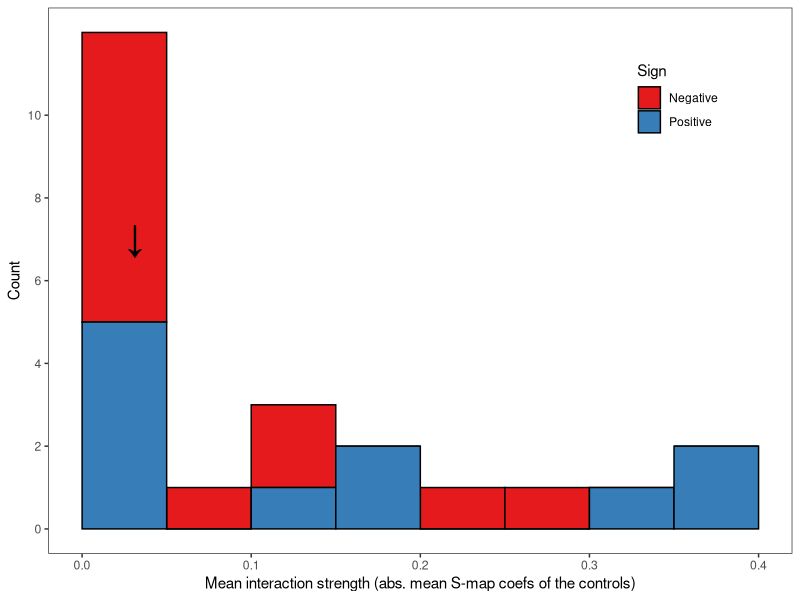
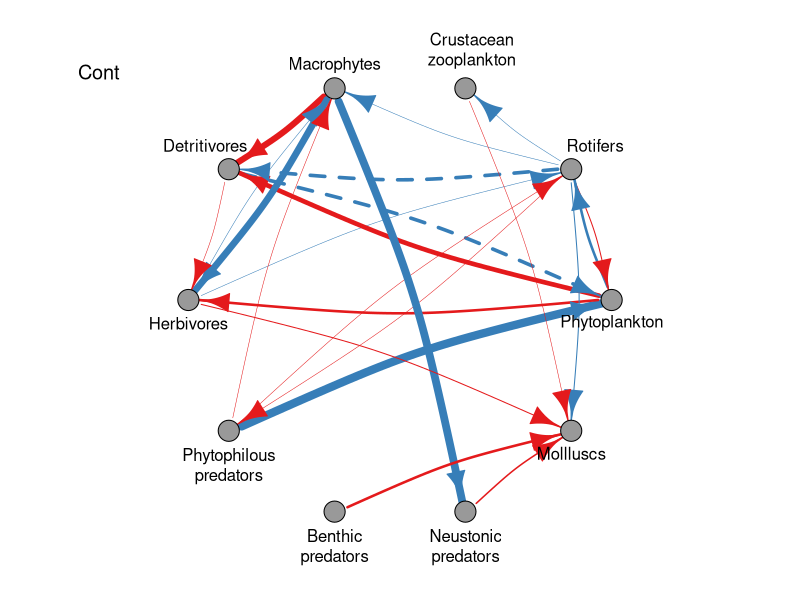
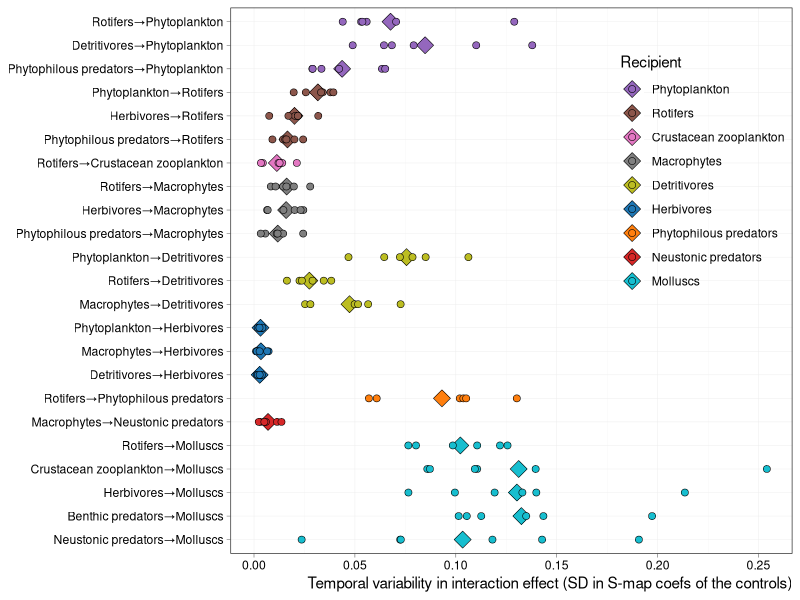

Here is the R script that generated these plots, in order: (Note: this script raises an error after producing the figures.)
## ---- chunk 1
knitr::opts_chunk$set(echo = TRUE)
## ---- chunk 2
sessionInfo()
library(ggplot2)
library(dplyr)
library(tidyr)
library(patchwork)
library(igraph)
library(RColorBrewer)
library(ggsci)
## ---- chunk 3
all_multsmap_coefs <- read.csv("./processed_data/all_regulsmap_coefs240123.csv")
all_Ts <- read.csv("./processed_data/all_Ts240123.csv")

head(all_multsmap_coefs)
head(all_Ts)

all_multsmap_coefs$Recipient <- 
  factor(all_multsmap_coefs$Recipient, 
         levels=unique(all_multsmap_coefs$Recipient))
all_multsmap_coefs$Donor <- 
  factor(all_multsmap_coefs$Donor, 
         levels=c("Phytopla1", "Phytopla1_1", "Roti1", "Roti1_1", "Roti1_2", 
                  "Zoopla1", "Zoopla1_1", "Zoopla1_2", "Zoopla1_3", "Zoopla1_4", 
                  "Mp1", "Mp1_1", "Det1", "Herb1", "Herb1_1", "Herb1_2", 
                  "Pred.P1", "Pred.P1_1", "Pred.P1_2", "Pred.P1_3", "Pred.B1", 
                  "Pred.S1", "Pred.S1_1", "Pred.S1_2", "Pred.S1_3", "Moll1", "0"))
all_multsmap_coefs$Treatment <- factor(all_multsmap_coefs$Treatment, levels=c("Cont", "Fipro", "Pent", "Joint"))
all_multsmap_coefs <- 
  all_multsmap_coefs %>%
  unite(col="Recipient_Donor", Recipient, Donor, remove=FALSE) %>%
  mutate(Recipient_Donor=factor(Recipient_Donor,
                                levels=c("Phytopla1_Roti1", 
                                         "Phytopla1_Det1", 
                                         "Phytopla1_Pred.P1", 
                                         "Roti1_Phytopla1",
                                         "Roti1_Herb1",
                                         "Roti1_Pred.P1",
                                         "Zoopla1_Roti1",
                                         "Mp1_Roti1",
                                         "Mp1_Herb1",
                                         "Mp1_Pred.P1",
                                         "Det1_Phytopla1",
                                         "Det1_Roti1",
                                         "Det1_Mp1",
                                         "Herb1_Phytopla1",
                                         "Herb1_Mp1",
                                         "Herb1_Det1",
                                         "Pred.P1_Roti1",
                                         "Pred.S1_Mp1",
                                         "Moll1_Roti1",
                                         "Moll1_Zoopla1",
                                         "Moll1_Herb1",
                                         "Moll1_Pred.B1",
                                         "Moll1_Pred.S1"
                                )))
## ---- chunk 4
all_multsmap_coefs_YTsmrz <- #mean and sd of smap coefs per year per tank
  all_multsmap_coefs %>%
  group_by(Treatment, Recipient, Donor, r_d, Recipient_Donor, Year, Tank) %>%
  summarise(smap_coef_mean=mean(smap_coef, na.rm=TRUE), 
            smap_coef_SD=sd(smap_coef, na.rm=TRUE))

all_multsmap_coefs_Osmrz <-  #averaging over years and tanks
  all_multsmap_coefs_YTsmrz %>%
  group_by(Treatment, Recipient, Donor, r_d, Recipient_Donor) %>%
  summarise(smap_coef=mean(smap_coef_mean, na.rm=TRUE), 
            smap_coef_SD=mean(smap_coef_SD, na.rm=TRUE))

all_multsmap_coefs_YTsmrz_intersp <- #extract interspecific effects
  all_multsmap_coefs_YTsmrz %>%
  separate(Donor, into=c("Donor_", "delay"), sep="_", remove=FALSE) %>%
  filter(Recipient!=Donor_ & r_d!="c_0") %>% #omit intraspecific effects and intercepts
  select(-Donor_, - delay)

all_multsmap_coefs_Osmrz_intersp <- #extract interspecific effects
  all_multsmap_coefs_Osmrz %>%
  separate(Donor, into=c("Donor_", "delay"), sep="_", remove=FALSE) %>%
  filter(Recipient!=Donor_ & r_d!="c_0") %>% #omit intraspecific effects and intercepts
  select(-Donor_, - delay)

all_multsmap_coefs_Osmrz_intersp_abs <- #add absolute values of s-map coefs and their signs
  all_multsmap_coefs_Osmrz_intersp %>%
  mutate(Sign=ifelse(smap_coef>0, "Positive", "Negative"), abs_smap_coef=abs(smap_coef)) %>%
  arrange(Treatment, Recipient, Donor) # not necessary

f_labels <- data.frame(Treatment=c("Cont", "Fipro", "Pent", "Joint"), #median of mean interaction strength
                       label=rep("↓", times=4), 
                       x=tapply(all_multsmap_coefs_Osmrz_intersp_abs$abs_smap_coef, 
                                all_multsmap_coefs_Osmrz_intersp_abs$Treatment, 
                                function(x) median(x, na.rm=TRUE)), 
                       y=rep(7, times=4))

histogram.cont.fig <- #extract and process control data
  filter(all_multsmap_coefs_Osmrz_intersp_abs, Treatment=="Cont") %>%
  ggplot(.) +
  geom_histogram(position="stack", binwidth=0.05, boundary=0, closed="left", color="black", mapping=aes(x=abs_smap_coef, fill=Sign)) +
  scale_x_continuous(name="Mean interaction strength (abs. mean S-map coefs of the controls)") + 
  scale_y_continuous(breaks=seq(0, 10, 2), name="Count") + 
  geom_text(data=f_labels[1,], aes(label=label, x=x, y=y), size=10) + 
  scale_fill_brewer(palette="Set1") +
  theme_test() + 
  theme(legend.position=c(0.9, 0.9), legend.justification=c(1, 1))
histogram.cont.fig
## ---- chunk 5
library(igraph)

palSet1 <- brewer.pal(9, "Set1")

IS.Tr.mean <- all_multsmap_coefs_Osmrz_intersp_abs

g1 <- graph(edges=c(2,1, 5,1, 7,1, 
                    1,2, 6,2, 7,2, 
                    2,3, 
                    2,4, 6,4, 7,4, 
                    1,5, 2,5, 4,5,
                    1,6, 4,6, 5,6, 
                    2,7, 
                    4,9,
                    2,10, 3,10, 6,10, 8,10, 9,10), n=10, directed=T)

V(g1)$name <- c("Phytoplankton", "Rotifers", "Crustacean\nzooplankton", "Macrophytes", "Detritivores", 
                "Herbivores", "Phytophilous\npredators", 
                "Benthic\npredators", "Neustonic\npredators", "Mollluscs") #save nodes' names
l <- layout_in_circle(g1) #layout in circle

par(mar=c(3, 3, 3, 3), family="sans")
plot(g1, layout=l, vertex.label.family="sans", vertex.color=8, vertex.size=10, 
     vertex.label.color="black",
     edge.lty=c(1, 2, 1, 
                1, 1, 1,
                1, 
                1, 1, 1, 
                1, 2, 1, 
                1, 1, 1, 
                1, 
                1, 
                1, 1, 1, 1, 1), 
     edge.color=c(ifelse(subset(IS.Tr.mean, Treatment=="Cont")[,"Sign"]=="Positive", palSet1[2], palSet1[1])), 
     edge.curved=0.1, 
     edge.width=seq(0.5, 8, 0.5)[cut(as.numeric(subset(IS.Tr.mean, Treatment=="Cont")$abs_smap_coef*20), 
                                     labels=seq(0.5, 8, 0.5), 
                                     breaks=seq(0, 8, 0.5), 
                                     right=TRUE)], 
     edge.arrow.size=1.5, 
     vertex.label.dist=c(1.5, 2.2, 2.6, 1.5, 2.2, 1.5, 2.2, 2.2, 2.2, 1.5), 
     vertex.label.degree=c(pi/2, -pi/4, -9*pi/20, -pi/2, -3*pi/4, pi/2, pi/2, pi/2, pi/2, pi/2))
legend("topleft", legend="Cont", bty="n", x.intersp=0, y.intersp=0, cex=1.2)

## ---- chunk 6
theme_custom <- function() { #change black labels
  theme_bw() + 
    theme(axis.text=element_text(colour="black"), 
          panel.border=element_rect(fill=NA, 
                                    colour="black", size=rel(0.8)), 
          line=element_line(size=0.15))
}

map_RD <- #軸ラベル
  c("Phytopla1_Roti1"="Rotifers→Phytoplankton", 
    "Phytopla1_Det1"="Detritivores→Phytoplankton", 
    "Phytopla1_Pred.P1"="Phytophilous predators→Phytoplankton", 
    "Roti1_Phytopla1"="Phytoplankton→Rotifers", 
    "Roti1_Herb1"="Herbivores→Rotifers", 
    "Roti1_Pred.P1"="Phytophilous predators→Rotifers", 
    "Zoopla1_Roti1"="Rotifers→Crustacean zooplankton", 
    "Mp1_Roti1"="Rotifers→Macrophytes", 
    "Mp1_Herb1"="Herbivores→Macrophytes", 
    "Mp1_Pred.P1"="Phytophilous predators→Macrophytes", 
    "Det1_Phytopla1"="Phytoplankton→Detritivores", 
    "Det1_Roti1"="Rotifers→Detritivores", 
    "Det1_Mp1"="Macrophytes→Detritivores", 
    "Herb1_Phytopla1"="Phytoplankton→Herbivores", 
    "Herb1_Mp1"="Macrophytes→Herbivores", 
    "Herb1_Det1"="Detritivores→Herbivores", 
    "Pred.P1_Roti1"="Rotifers→Phytophilous predators",
    "Pred.S1_Mp1"="Macrophytes→Neustonic predators", 
    "Moll1_Roti1"="Rotifers→Molluscs", 
    "Moll1_Zoopla1"="Crustacean zooplankton→Molluscs", 
    "Moll1_Herb1"="Herbivores→Molluscs", 
    "Moll1_Pred.B1"="Benthic predators→Molluscs", 
    "Moll1_Pred.S1"="Neustonic predators→Molluscs", 
    "NA"="NA"
  )

map_Recipient <- #legend label
  c(Phytopla1="Phytoplankton",
    Roti1="Rotifers", 
    Zoopla1="Crustacean zooplankton",
    Mp1="Macrophytes", 
    Det1="Detritivores", 
    Herb1="Herbivores", 
    Pred.P1="Phytophilous predators", 
    Pred.B1="Benthic predators", 
    Pred.S1="Neustonic predators", 
    Moll1="Molluscs",
    "NA"="NA"
  )

IS.indices_ggplot2 <- #data processing
  all_multsmap_coefs_YTsmrz_intersp %>%
  mutate(RD=map_RD[as.character(Recipient_Donor)], 
         Recipient=factor(map_Recipient[as.character(Recipient)], 
                          levels=c("Phytoplankton", 
                                   "Rotifers", 
                                   "Crustacean zooplankton", 
                                   "Macrophytes", 
                                   "Detritivores", 
                                   "Herbivores", 
                                   "Phytophilous predators", 
                                   "Benthic predators", 
                                   "Neustonic predators", 
                                   "Molluscs")))

IS.indices_ggplot2_mean <- #data processing
  na.omit(IS.indices_ggplot2) %>%
  group_by(Treatment, RD, Recipient) %>%
  summarise(smap_coef_SD=mean(smap_coef_SD)) %>%
  filter(Treatment=="Cont")

tempvar <- #draw sd fig
  ggplot(IS.indices_ggplot2_mean, aes(x=smap_coef_SD, y=RD)) + 
  geom_point(aes(fill=Recipient), shape=23, size=4.4, stroke=0.3) + 
  theme_custom() + 
  theme(axis.title.y=element_blank(), 
        legend.position=c(1, 0.93), legend.justification=c(1, 1), 
        legend.background=element_rect(fill=NA, colour=NA), 
        axis.title.x=element_text(hjust=1)) + 
  scale_x_continuous(name="Temporal variability in interaction effect (SD in S-map coefs of the controls)") +
  scale_y_discrete(
    limits=rev(c("Rotifers→Phytoplankton", 
                 "Detritivores→Phytoplankton", 
                 "Phytophilous predators→Phytoplankton", 
                 "Phytoplankton→Rotifers", 
                 "Herbivores→Rotifers", 
                 "Phytophilous predators→Rotifers", 
                 "Rotifers→Crustacean zooplankton", 
                 "Rotifers→Macrophytes", 
                 "Herbivores→Macrophytes", 
                 "Phytophilous predators→Macrophytes", 
                 "Phytoplankton→Detritivores", 
                 "Rotifers→Detritivores", 
                 "Macrophytes→Detritivores", 
                 "Phytoplankton→Herbivores", 
                 "Macrophytes→Herbivores", 
                 "Detritivores→Herbivores", 
                 "Rotifers→Phytophilous predators",
                 "Macrophytes→Neustonic predators", 
                 "Rotifers→Molluscs", 
                 "Crustacean zooplankton→Molluscs", 
                 "Herbivores→Molluscs", 
                 "Benthic predators→Molluscs", 
                 "Neustonic predators→Molluscs"
    ))) +
  geom_point(filter(na.omit(IS.indices_ggplot2), Treatment=="Cont"), 
             mapping=aes(x=smap_coef_SD, y=RD, fill=Recipient), size=2.2, shape=21, stroke=0.3) +
  scale_fill_manual(values=(pal_d3(palette="category10")(10))[c(5:9, 1:2, 4, 10)])
tempvar

## ---- chunk 7
palSet1 <- brewer.pal(9, "Set1")

g1 <- graph(edges=c(2,1, 5,1, 7,1, 
                    1,2, 6,2, 7,2, 
                    2,3, 
                    2,4, 6,4, 7,4, 
                    1,5, 2,5, 4,5,
                    1,6, 4,6, 5,6, 
                    2,7, 
                    4,9,
                    2,10, 3,10, 6,10, 8,10, 9,10), n=10, directed=T)

V(g1)$name <- c("Phytoplankton", "Rotifers", "Crustacean\nzooplankton", "Macrophytes", "Detritivores", 
                "Herbivores", "Phytophilous\npredators", 
                "Benthic\npredators", "Neustonic\npredators", "Mollluscs") #save nodes' names
l <- layout_in_circle(g1) #layout in circle

panel1 <- function(x) {par(mar=c(3, 3, 3, 3), family="sans", cex=0.8, las=1)
  plot(x, layout=l, vertex.label.family="sans", vertex.color=8, vertex.size=10, 
       vertex.label.color="black",
       edge.lty=c(1, 2, 1, 
                  1, 1, 1,
                  1, 
                  1, 1, 1, 
                  1, 2, 1, 
                  1, 1, 1, 
                  1, 
                  1, 
                  1, 1, 1, 1, 1), 
       edge.color=c(ifelse(subset(IS.Tr.mean, Treatment=="Cont")[,"Sign"]=="Positive", palSet1[2], palSet1[1])), 
       edge.curved=0.1, 
       edge.width=seq(0.5, 8, 0.5)[cut(as.numeric(subset(IS.Tr.mean, Treatment=="Cont")$abs_smap_coef*20), 
                                       labels=seq(0.5, 8, 0.5), 
                                       breaks=seq(0, 8, 0.5), 
                                       right=TRUE)], 
       edge.arrow.size=1.5, 
       vertex.label.dist=c(1.5, 2.2, 2.6, 1.5, 2.2, 1.5, 2.2, 2.2, 2.2, 1.5), 
       vertex.label.degree=c(pi/2, -pi/4, -9*pi/20, -pi/2, -3*pi/4, pi/2, pi/2, pi/2, pi/2, pi/2))
}


fig3abc.ggplot2 <- 
  wrap_elements(full=~panel1(g1)) + 
  histogram.cont.fig + plot_layout(ncol=1, heights=c(0.7, 0.3)) - 
  tempvar + 
  plot_annotation(tag_levels='a') & theme(plot.tag=element_text(face="bold"))

plot(fig3abc.ggplot2)
## ---- chunk 8
all_multsmap_coefs_intersp <- 
  all_multsmap_coefs %>%
  separate(Donor, into=c("Donor_", "delay"), sep="_", remove=FALSE) %>% 
  filter(Recipient!=Donor_ & r_d!="c_0") %>% #omit intraspecific effects and intercepts
  select(-Donor_, - delay)%>% #omit unnecessary columns
  unite("Year_Tank", Year, Tank, remove=FALSE) %>%
  ungroup(.)

all_multsmap_coefs_intersp_ab <- left_join(mutate(all_multsmap_coefs_intersp, Year=as.character(Year)), all_Ts)

ddepend_lmres_list <-
  all_multsmap_coefs_intersp_ab %>%
  split(., f=.$Recipient_Donor) %>%
  lapply(function(data) as.data.frame(summary(lm(smap_coef ~ scAbundance, data))$coefficients))

ddepend_aovres_list <-
  all_multsmap_coefs_intersp_ab %>%
  split(., f=.$Recipient_Donor) %>%
  lapply(function(data) summary(aov(smap_coef ~ scAbundance, data)))

ddepend_lmres <-
  ddepend_lmres_list %>% do.call(rbind, .) %>%
  mutate(Recipient_Donor=rep(names(ddepend_lmres_list), each=2),
         Source=rep(c("Intercept", "scAbundance"), times=nrow(.)/2))

ddepend_lmres <- 
  ddepend_lmres %>%
  separate(Recipient_Donor, into=c("Recipient", "Donor"), sep="_") %>%
  filter(Source=="scAbundance") %>%
  mutate(SignDD=ifelse(Estimate>0, "PositiveDD", "NegativeDD"))
## ---- chunk 9
theme_set(theme_test())

dumdata <- 
  mutate(cbind(unite(ddepend_lmres, col="Recipient_Donor", Recipient, Donor), scAbundance=0, smap_coef=0), 
         Recipient_Donor=factor(Recipient_Donor, levels=unite(arrange(.data=ddepend_lmres, Estimate), col="Recipient_Donor", Recipient, Donor)$Recipient_Donor))

strip.labs <- 
  c("Roti→Phyt", 
    "Deti→Phyt", 
    "P.pred→Phyt", 
    "Phyt→Roti", 
    "Herb→Roti", 
    "P.pred→Roti", 
    "Roti→C.zoop", 
    "Roti→Macr", 
    "Herb→Macr", 
    "P.pred→Macr", 
    "Phyt→Detr", 
    "Roti→Detr", 
    "Macr→Detr", 
    "Phyt→Herb", 
    "Macr→Herb", 
    "Detr→Herb", 
    "Roti→P.pred",
    "Macr→N.pred", 
    "Roti→Moll", 
    "C.zoop→Moll", 
    "Herb→Moll", 
    "B.pred→Moll", 
    "N.pred→Moll"
  )
names(strip.labs) <- as.character(levels(all_multsmap_coefs$Recipient_Donor))

gg1_ <- all_multsmap_coefs_intersp_ab %>% #試作2
  #  mutate(Recipient_Donor=factor(Recipient_Donor, levels=unite(arrange(.data=ddepend_lmres, Estimate), col="Recipient_Donor", Recipient, Donor)$Recipient_Donor)) %>%
  ggplot(aes(x=scAbundance, y=smap_coef)) + 
  facet_wrap(~Recipient_Donor, labeller=labeller(Recipient_Donor=strip.labs), ncol=8) + 
  geom_smooth(method="lm", color="black", size=1) + 
  geom_hline(yintercept=0, linetype=2) + 
  geom_point(alpha=0.3, size=0.01) +
  geom_rect(data=dumdata, aes(fill=SignDD), alpha=0.2, xmin=-Inf, xmax=Inf, ymin=-Inf, ymax=Inf) +
  scale_x_continuous(name="Recipient standardized density") +
  scale_y_continuous(name="Interaction effect (S-map coef)") + 
  scale_fill_discrete(name="Direction of IDD", labels=c("Negative IDD", "Positive IDD"))
gg1_
## ---- chunk 10
fig3.ggplot2_2 <- 
  fig3abc.ggplot2 - gg1_ + plot_layout(nrow=2) + 
  plot_annotation(tag_levels='a') & theme(plot.tag=element_text(face="bold"))

plot(fig3.ggplot2_2)
#ggsave("fig3.ggplot2__.pdf", width=14, height=12, device=cairo_pdf, unit="in")
